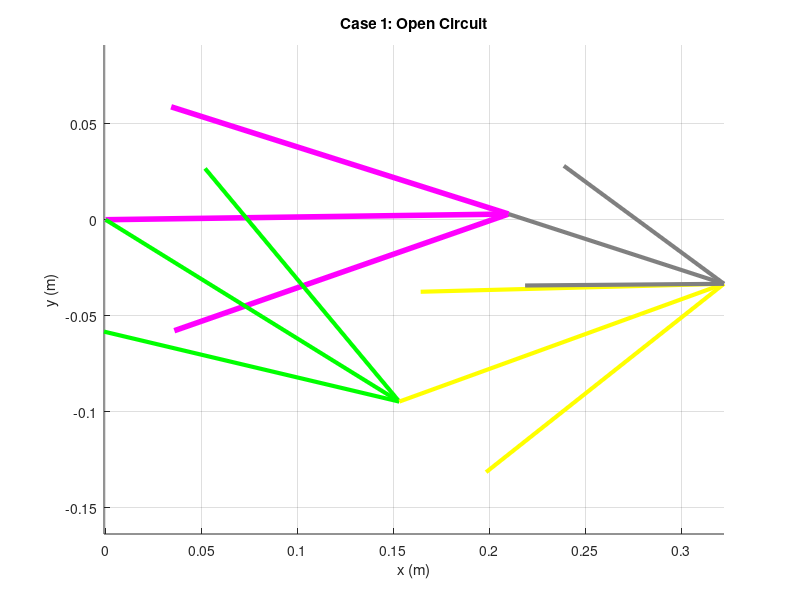
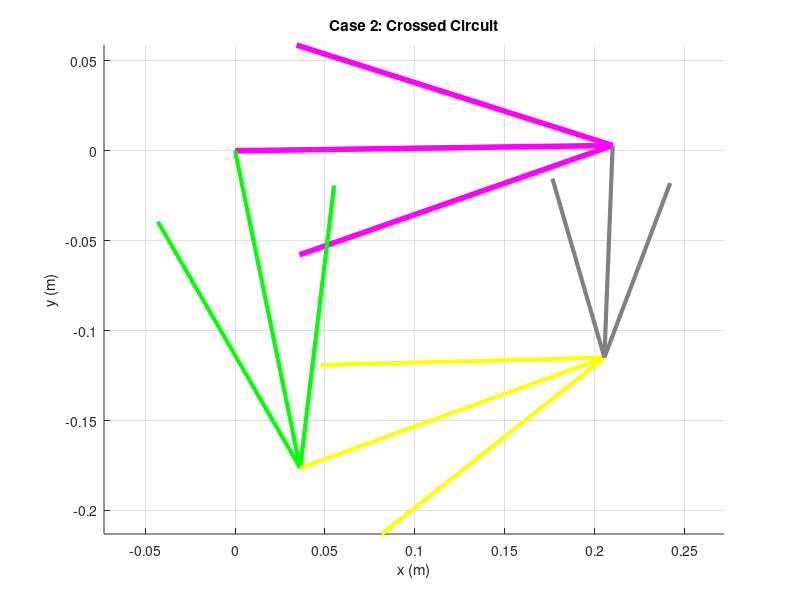

These charts were generated, in order, by the following MATLAB code:
clear all
close all
clc

% --- 1. Define Parameters (Unit: meters) ---
L1 = 0.210; % Ground (d) - Pink
L2 = 0.180; % Crank (a) - Green
L3 = 0.180; % Coupler (b) - Yellow
L4 = 0.118; % Rocker (c) - Grey

a = L2;
b = L3;
c = L4;
d = L1;

% --- 2. Input Parameter & Coordinate Transform ---
% Ground is lifted by 0.81 degrees
offset_deg = 0.81;
offset = deg2rad(offset_deg);

q3d_global = 19.94; % Input Theta 3 (Global)
q3 = deg2rad(q3d_global) - offset; % Local Theta 3

% --- 3. Define K Constants ---


% Set 1: To find Theta 4 (Rocker)
K1 = d/b; 
K2 = d/c;
K3 = (b^2 - a^2 + c^2 + d^2)/(2*b*c); 

% Set 2: To find Theta 2 (Crank)
K4 = d/a; 
K5 = (c^2 - d^2 - b^2 - a^2)/(2*b*a); 

% --- 4. Calculate Coefficients for Theta 4 ---
A = cos(q3) - K1 - K2*cos(q3) + K3;
B = -2*sin(q3);
C = K1 - (K2+1)*cos(q3) + K3;

% --- 5. Calculate Coefficients for Theta 2 ---
D = cos(q3) - K1 + K4*cos(q3) + K5;
E = -2*sin(q3);
F = K1 + (K4-1)*cos(q3) + K5;

% --- 6. Solve for Theta 4 (Rocker) ---
% Using standard quadratic formula pattern
q4_sol1 = 2*atan((-B - sqrt(B^2 - 4*A*C))/(2*A)); % Open Circuit (typically)
q4_sol2 = 2*atan((-B + sqrt(B^2 - 4*A*C))/(2*A)); % Crossed Circuit (typically)

q41d = rad2deg(q4_sol1) + offset_deg;
q42d = rad2deg(q4_sol2) + offset_deg;

% --- 7. Solve for Theta 2 (Crank) ---
q2_sol1 = 2*atan((-E - sqrt(E^2 - 4*D*F))/(2*D)); % Pair with q4_sol1
q2_sol2 = 2*atan((-E + sqrt(E^2 - 4*D*F))/(2*D)); % Pair with q4_sol2

q21d = rad2deg(q2_sol1) + offset_deg;
q22d = rad2deg(q2_sol2) + offset_deg;

% --- 8. Vector Calculation for Plotting ---
% Ground Vector (Same for both)
RO4O2 = d*exp(j*offset);
RO4O2x = real(RO4O2); RO4O2y = imag(RO4O2);

% --- Case 1: Open Circuit Configuration ---
% Using Solution 1 pair
RA1 = a*exp(j*(q2_sol1 + offset));       
RBA = b*exp(j*(q3 + offset));        
RBO4_1 = c*exp(j*(q4_sol1 + offset));    

RA1x = real(RA1); RA1y = imag(RA1);
RBAx = real(RBA); RBAy = imag(RBA); 
RBO4_1x = real(RBO4_1); RBO4_1y = imag(RBO4_1);

% --- Case 2: Crossed Circuit Configuration ---
% Using Solution 2 pair
RA2 = a*exp(j*(q2_sol2 + offset));       
RBO4_2 = c*exp(j*(q4_sol2 + offset));    

RA2x = real(RA2); RA2y = imag(RA2);
RBO4_2x = real(RBO4_2); RBO4_2y = imag(RBO4_2);

% --- 9. Plotting Case 1 (Open Circuit) ---
figure(1)
title('Case 1: Open Circuit');
hold on;
% Ground (L1 - Pink)
quiver(0,0, RO4O2x, RO4O2y, 0, 'Color', [1 0 1], 'MaxHeadSize', 0.5, 'LineWidth', 4); 
% Crank (L2 - Green)
quiver(0,0, RA1x, RA1y, 0, 'Color', 'g', 'MaxHeadSize', 0.5, 'LineWidth', 3); 
% Coupler (L3 - Yellow)
quiver(RA1x, RA1y, RBAx, RBAy, 0, 'Color', 'y', 'MaxHeadSize', 0.5, 'LineWidth', 3); 
% Rocker (L4 - Grey)
quiver(RO4O2x, RO4O2y, RBO4_1x, RBO4_1y, 0, 'Color', [0.5 0.5 0.5], 'MaxHeadSize', 0.5, 'LineWidth', 3); 
axis equal; grid on;
xlabel('x (m)'); ylabel('y (m)');

% --- 10. Plotting Case 2 (Crossed Circuit) ---
figure(2)
title('Case 2: Crossed Circuit');
hold on;
% Ground (L1 - Pink)
quiver(0,0, RO4O2x, RO4O2y, 0, 'Color', [1 0 1], 'MaxHeadSize', 0.5, 'LineWidth', 4); 
% Crank (L2 - Green)
quiver(0,0, RA2x, RA2y, 0, 'Color', 'g', 'MaxHeadSize', 0.5, 'LineWidth', 3); 
% Coupler (L3 - Yellow)
quiver(RA2x, RA2y, RBAx, RBAy, 0, 'Color', 'y', 'MaxHeadSize', 0.5, 'LineWidth', 3); 
% Rocker (L4 - Grey)
quiver(RO4O2x, RO4O2y, RBO4_2x, RBO4_2y, 0, 'Color', [0.5 0.5 0.5], 'MaxHeadSize', 0.5, 'LineWidth', 3); 
axis equal; grid on;
xlabel('x (m)'); ylabel('y (m)');

% Display Results
disp('--- Results ---');
disp(['Input Theta 3 (Global): ', num2str(q3d_global)]);
disp(['Case 1 (Open) - Theta 2: ', num2str(q21d), '  Theta 4: ', num2str(q41d)]);
disp(['Case 2 (Crossed) - Theta 2: ', num2str(q22d), '  Theta 4: ', num2str(q42d)]);
